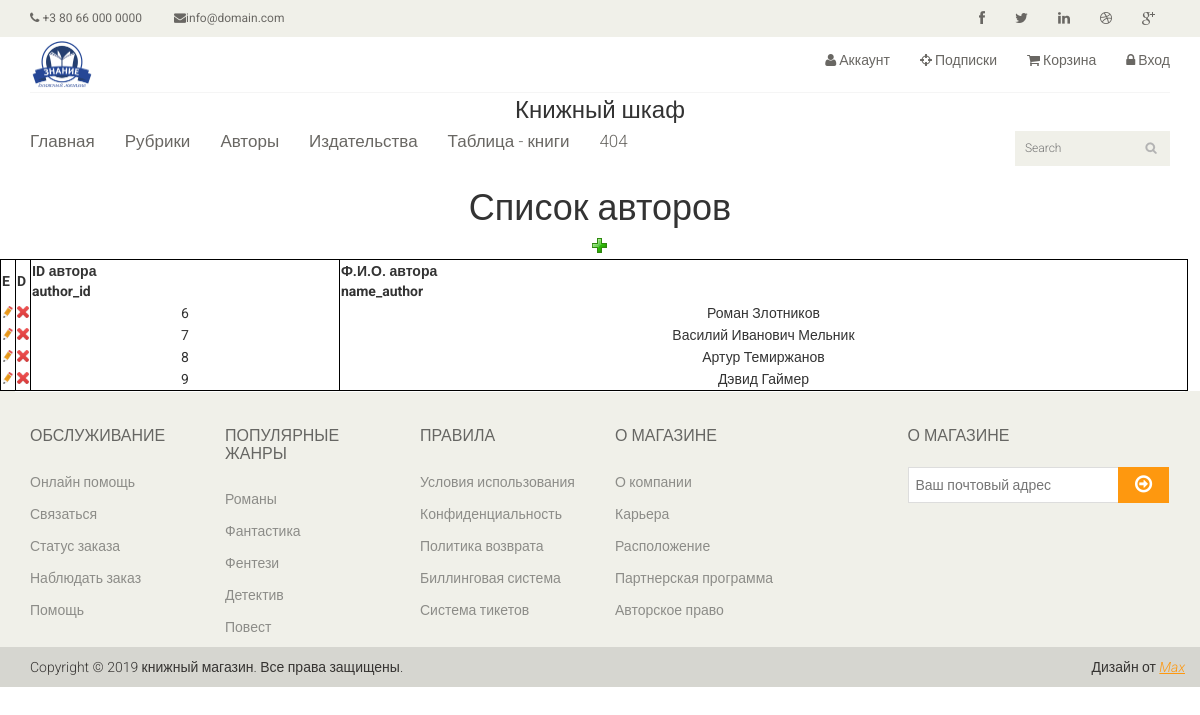
The page /author/index.php on the database its author committed.
### tables this page shows
CREATE TABLE `t_author` (
  `author_id` int(11) NOT NULL COMMENT 'id автора',
  `name_author` varchar(256) NOT NULL COMMENT 'Имя автора'
);

### app/apps.php (called while the page is built, shortened)
    </script><?
abstract class baseClass
{
    protected $table;
    protected $quontity;
    protected $page;
    public function readTable()
    {
        if (!empty ($_POST['page'])) $this->page = $_POST['page']; else $this->page = 0;
        if (!empty ($_POST['quontity'])) $this->quontity = $_POST['quontity']; else $this->quontity = 25;
        $sql_queryes = "SELECT * FROM `{$this->table}` LIMIT :page, :quontity ;";
        try {
            $queryes = $this->pdo->prepare($sql_queryes);
            $queryes->execute(array(':page' => $this->page, ':quontity' => $this->quontity));
        } catch (PDOException $e) {
            echo 'Подключение не удалось: ' . $e->getMessage();
            die();
        }
    }
}

### author/author.php (the view, shortened to what this page needs)
<?php
require $_SERVER['DOCUMENT_ROOT'] . "/app/apps.php";
class author extends baseClass
{
    public function __construct()
    {
        include $_SERVER['DOCUMENT_ROOT'] . "/bd/pdoconnect.php";
        $this->pdo= $pdo;
        $this->table = 't_author';
        $this->readTable();
    }
    public function viewAll()
    {   $table = "";
        if (!empty($this->author()))
        foreach ($this->author() as $value){
            $table .= "<tr><form name='publ' action='edit.php'  method='post'>
                     <input type='hidden' name='author_id' value = '{$value['author_id']}' >
                    <td style='text-align: center; border-left: 1px solid black; '><input type='image' src='/images/edit.png' width='12' name='edit' alt='Редактировать'></td>
                    <td style='text-align: center; border-left: 1px solid black; '><input type='image' src='/images/delete.png' width='12' name='delete' alt='Удалить'></td>
                    <td style='text-align: center; border-left: 1px solid black; '>{$value['author_id']}</td>
                    <td style='text-align: center; border-left: 1px solid black; '>{$value['name_author']}</td>
                    </form></tr>";
        }
        $header = "<tr>
                    <th style='width: 10px; border-left: 1px solid black; '>E</th>
                    <th style='width: 10px; border-left: 1px solid black; '>D</th>
                    <th style='border-left: 1px solid black; '>ID автора<br>author_id</th>
                    <th style='border-left: 1px solid black; '>Ф.И.О. автора<br>name_author</th>
                </tr>";
        $author= "<table style='width:99%; border: 1px solid black; '>" . $header . $table . "</table>";
        return $author;
    }
    public function author()
    {
        if ($this->properties)
        {
            foreach ( $this->properties as $value) {
                $author[$value['author_id']] = array ( 'author_id'=>$value['author_id'],
                                                       'name_author'=>$value['name_author'] );
            }
        } else {
            $author =false;
        }
     return $author;
    }
}

### css/main.css (style rules this page uses)
body { font-family: 'Roboto', sans-serif; background:; position: relative; font-weight:400px; }

### rows shown on the page
t_author: author_id "6", name_author "Роман Злотников"
t_author: author_id "7", name_author "Василий Иванович Мельник"
t_author: author_id "8", name_author "Артур Темиржанов"
t_author: author_id "9", name_author "Дэвид Гаймер"
